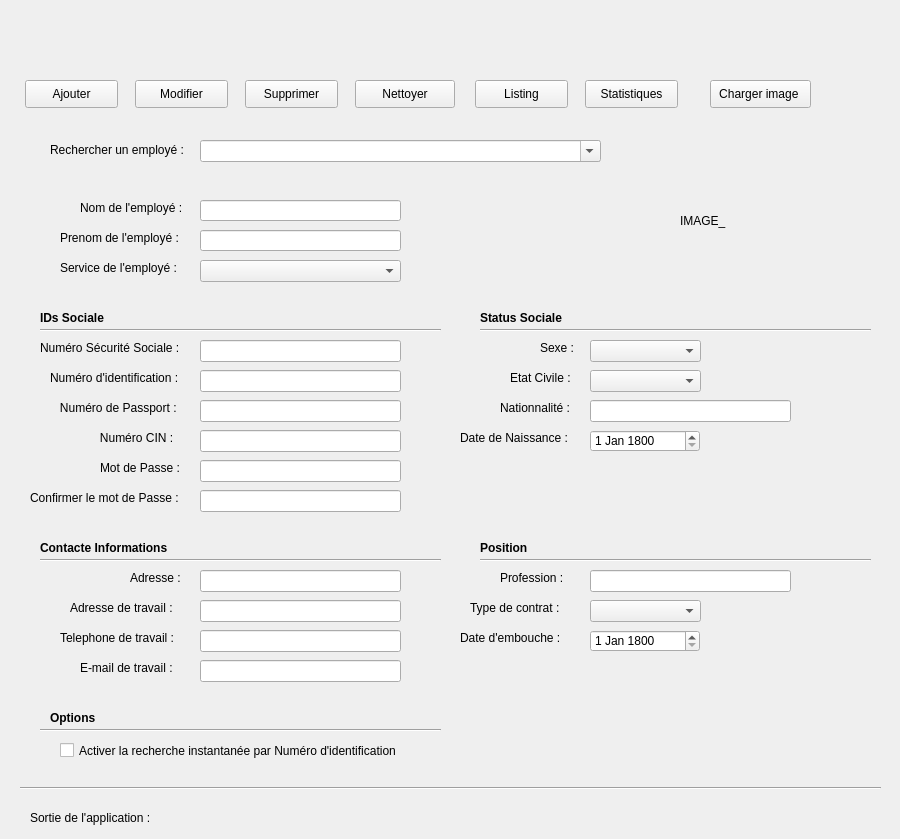
   <widget class="QWidget" name="tab">
    <property name="styleSheet">
     <string notr="true"/>
    </property>
    <attribute name="title">
     <string>Employe</string>
    </attribute>
    <widget class="QLineEdit" name="lineEdit_prenom">
     <property name="geometry">
      <rect>
       <x>200</x>
       <y>230</y>
       <width>201</width>
       <height>21</height>
      </rect>
     </property>
    </widget>
    <widget class="QLineEdit" name="lineEdit_passport">
     <property name="geometry">
      <rect>
       <x>200</x>
       <y>400</y>
       <width>201</width>
       <height>22</height>
      </rect>
     </property>
    </widget>
    <widget class="QLabel" name="label_professionControl">
     <property name="geometry">
      <rect>
       <x>800</x>
       <y>570</y>
       <width>20</width>
       <height>20</height>
      </rect>
     </property>
     <property name="text">
      <string/>
     </property>
    </widget>
    <widget class="QLineEdit" name="lineEdit_adresseTravail">
     <property name="geometry">
      <rect>
       <x>200</x>
       <y>600</y>
       <width>201</width>
       <height>22</height>
      </rect>
     </property>
    </widget>
    <widget class="QLabel" name="label_RechercherEmploye">
     <property name="geometry">
      <rect>
       <x>50</x>
       <y>140</y>
       <width>151</width>
       <height>20</height>
      </rect>
     </property>
     <property name="text">
      <string>Rechercher un employé : </string>
     </property>
    </widget>
    <widget class="QLabel" name="label_NomControl">
     <property name="geometry">
      <rect>
       <x>410</x>
       <y>200</y>
       <width>20</width>
       <height>20</height>
      </rect>
     </property>
     <property name="text">
      <string/>
     </property>
    </widget>
    <widget class="QLabel" name="label_PassportControl">
     <property name="geometry">
      <rect>
       <x>410</x>
       <y>400</y>
       <width>20</width>
       <height>20</height>
      </rect>
     </property>
     <property name="text">
      <string/>
     </property>
    </widget>
    <widget class="QLabel" name="label_nationnalite">
     <property name="geometry">
      <rect>
       <x>500</x>
       <y>400</y>
       <width>91</width>
       <height>16</height>
      </rect>
     </property>
     <property name="text">
      <string>Nationnalité : </string>
     </property>
    </widget>
    <widget class="QLineEdit" name="lineEdit_NSS">
     <property name="geometry">
      <rect>
       <x>200</x>
       <y>340</y>
       <width>201</width>
       <height>22</height>
      </rect>
     </property>
    </widget>
    <widget class="QLabel" name="label_15">
     <property name="geometry">
      <rect>
       <x>480</x>
       <y>310</y>
       <width>101</width>
       <height>16</height>
      </rect>
     </property>
     <property name="font">
      <font>
       <weight>75</weight>
       <bold>true</bold>
      </font>
     </property>
     <property name="text">
      <string>Status Sociale</string>
     </property>
    </widget>
    <widget class="QCheckBox" name="checkBox_IDSearch">
     <property name="geometry">
      <rect>
       <x>60</x>
       <y>740</y>
       <width>401</width>
       <height>21</height>
      </rect>
     </property>
     <property name="text">
      <string>Activer la recherche instantanée par Numéro d'identification</string>
     </property>
    </widget>
    <widget class="QLabel" name="label_7">
     <property name="geometry">
      <rect>
       <x>40</x>
       <y>310</y>
       <width>71</width>
       <height>16</height>
      </rect>
     </property>
     <property name="font">
      <font>
       <weight>75</weight>
       <bold>true</bold>
      </font>
     </property>
     <property name="text">
      <string>IDs Sociale</string>
     </property>
    </widget>
    <widget class="Line" name="line_6">
     <property name="geometry">
      <rect>
       <x>20</x>
       <y>780</y>
       <width>861</width>
       <height>16</height>
      </rect>
     </property>
     <property name="orientation">
      <enum>Qt::Horizontal</enum>
     </property>
    </widget>
    <widget class="QLabel" name="label_adresse">
     <property name="geometry">
      <rect>
       <x>130</x>
       <y>570</y>
       <width>71</width>
       <height>16</height>
      </rect>
     </property>
     <property name="text">
      <string>Adresse :</string>
     </property>
    </widget>
    <widget class="QLineEdit" name="lineEdit_ID">
     <property name="geometry">
      <rect>
       <x>200</x>
       <y>370</y>
       <width>201</width>
       <height>22</height>
      </rect>
     </property>
    </widget>
    <widget class="QLabel" name="label_ServiceControl">
     <property name="geometry">
      <rect>
       <x>410</x>
       <y>260</y>
       <width>20</width>
       <height>20</height>
      </rect>
     </property>
     <property name="text">
      <string/>
     </property>
    </widget>
    <widget class="QLabel" name="label_SexeControl">
     <property name="geometry">
      <rect>
       <x>710</x>
       <y>340</y>
       <width>20</width>
       <height>20</height>
      </rect>
     </property>
     <property name="text">
      <string/>
     </property>
    </widget>
    <widget class="QLineEdit" name="lineEdit_motdepasse">
     <property name="geometry">
      <rect>
       <x>200</x>
       <y>460</y>
       <width>201</width>
       <height>22</height>
      </rect>
     </property>
    </widget>
    <widget class="QLabel" name="label_etatCivil">
     <property name="geometry">
      <rect>
       <x>510</x>
       <y>370</y>
       <width>71</width>
       <height>16</height>
      </rect>
     </property>
     <property name="text">
      <string>Etat Civile :</string>
     </property>
    </widget>
    <widget class="QLabel" name="label_CIN">
     <property name="geometry">
      <rect>
       <x>50</x>
       <y>430</y>
       <width>141</width>
       <height>16</height>
      </rect>
     </property>
     <property name="text">
      <string>               Numéro CIN :</string>
     </property>
    </widget>
    <widget class="QLineEdit" name="lineEdit_adresse">
     <property name="geometry">
      <rect>
       <x>200</x>
       <y>570</y>
       <width>201</width>
       <height>22</height>
      </rect>
     </property>
    </widget>
    <widget class="QPushButton" name="pushButton_Annuler">
     <property name="geometry">
      <rect>
       <x>355</x>
       <y>80</y>
       <width>100</width>
       <height>28</height>
      </rect>
     </property>
     <property name="text">
      <string>Nettoyer</string>
     </property>
    </widget>
    <widget class="QPushButton" name="pushButton_StatistiquesEmploye">
     <property name="geometry">
      <rect>
       <x>585</x>
       <y>80</y>
       <width>93</width>
       <height>28</height>
      </rect>
     </property>
     <property name="text">
      <string>Statistiques</string>
     </property>
    </widget>
    <widget class="QDateEdit" name="dateEdit_dateEmbouche">
     <property name="geometry">
      <rect>
       <x>590</x>
       <y>630</y>
       <width>110</width>
       <height>22</height>
      </rect>
     </property>
     <property name="dateTime">
      <datetime>
       <hour>0</hour>
       <minute>0</minute>
       <second>1</second>
       <year>1800</year>
       <month>1</month>
       <day>1</day>
      </datetime>
     </property>
     <property name="date">
      <date>
       <year>1800</year>
       <month>1</month>
       <day>1</day>
      </date>
     </property>
    </widget>
    <widget class="QLabel" name="label_PrenomControl">
     <property name="geometry">
      <rect>
       <x>410</x>
       <y>230</y>
       <width>20</width>
       <height>20</height>
      </rect>
     </property>
     <property name="text">
      <string/>
     </property>
    </widget>
    <widget class="QLabel" name="label_SortieApplication">
     <property name="geometry">
      <rect>
       <x>170</x>
       <y>810</y>
       <width>611</width>
       <height>20</height>
      </rect>
     </property>
     <property name="text">
      <string/>
     </property>
    </widget>
    <widget class="QComboBox" name="comboBox_Nom">
     <property name="geometry">
      <rect>
       <x>200</x>
       <y>140</y>
       <width>401</width>
       <height>22</height>
      </rect>
     </property>
     <property name="font">
      <font>
       <kerning>false</kerning>
      </font>
     </property>
     <property name="editable">
      <bool>true</bool>
     </property>
     <property name="maxVisibleItems">
      <number>2</number>
     </property>
     <property name="frame">
      <bool>true</bool>
     </property>
    </widget>
    <widget class="QPushButton" name="pushButton_supprmier">
     <property name="geometry">
      <rect>
       <x>245</x>
       <y>80</y>
       <width>93</width>
       <height>28</height>
      </rect>
     </property>
     <property name="text">
      <string>Supprimer</string>
     </property>
    </widget>
    <widget class="QLabel" name="label_PasswordConfirmControl">
     <property name="geometry">
      <rect>
       <x>410</x>
       <y>490</y>
       <width>20</width>
       <height>20</height>
      </rect>
     </property>
     <property name="text">
      <string/>
     </property>
    </widget>
    <widget class="QLineEdit" name="lineEdit_CIN">
     <property name="geometry">
      <rect>
       <x>200</x>
       <y>430</y>
       <width>201</width>
       <height>22</height>
      </rect>
     </property>
    </widget>
    <widget class="QPushButton" name="pushButton_Save">
     <property name="geometry">
      <rect>
       <x>25</x>
       <y>80</y>
       <width>93</width>
       <height>28</height>
      </rect>
     </property>
     <property name="text">
      <string>Ajouter</string>
     </property>
    </widget>
    <widget class="QLabel" name="label_telephoneTravail">
     <property name="geometry">
      <rect>
       <x>60</x>
       <y>630</y>
       <width>131</width>
       <height>16</height>
      </rect>
     </property>
     <property name="text">
      <string>Telephone de travail :</string>
     </property>
    </widget>
    <widget class="QLabel" name="label_contrat">
     <property name="geometry">
      <rect>
       <x>470</x>
       <y>600</y>
       <width>111</width>
       <height>16</height>
      </rect>
     </property>
     <property name="text">
      <string>Type de contrat :</string>
     </property>
    </widget>
    <widget class="QLineEdit" name="lineEdit_profession">
     <property name="geometry">
      <rect>
       <x>590</x>
       <y>570</y>
       <width>201</width>
       <height>22</height>
      </rect>
     </property>
    </widget>
    <widget class="QLineEdit" name="lineEdit_nom">
     <property name="geometry">
      <rect>
       <x>200</x>
       <y>200</y>
       <width>201</width>
       <height>21</height>
      </rect>
     </property>
     <property name="text">
      <string/>
     </property>
    </widget>
    <widget class="QLabel" name="label_EtatCivilControl">
     <property name="geometry">
      <rect>
       <x>710</x>
       <y>370</y>
       <width>20</width>
       <height>20</height>
      </rect>
     </property>
     <property name="text">
      <string/>
     </property>
    </widget>
    <widget class="Line" name="line_7">
     <property name="geometry">
      <rect>
       <x>40</x>
       <y>720</y>
       <width>401</width>
       <height>20</height>
      </rect>
     </property>
     <property name="orientation">
      <enum>Qt::Horizontal</enum>
     </property>
    </widget>
    <widget class="QLabel" name="label_PasswordControl">
     <property name="geometry">
      <rect>
       <x>410</x>
       <y>460</y>
       <width>20</width>
       <height>20</height>
      </rect>
     </property>
     <property name="text">
      <string/>
     </property>
    </widget>
    <widget class="QLabel" name="label_DateNaissanceControl">
     <property name="geometry">
      <rect>
       <x>710</x>
       <y>430</y>
       <width>20</width>
       <height>20</height>
      </rect>
     </property>
     <property name="text">
      <string/>
     </property>
    </widget>
    <widget class="QLineEdit" name="lineEdit_mailTravail">
     <property name="geometry">
      <rect>
       <x>200</x>
       <y>660</y>
       <width>201</width>
       <height>22</height>
      </rect>
     </property>
    </widget>
    <widget class="QLabel" name="label_dateNaissance">
     <property name="geometry">
      <rect>
       <x>460</x>
       <y>430</y>
       <width>121</width>
       <height>16</height>
      </rect>
     </property>
     <property name="text">
      <string>Date de Naissance :</string>
     </property>
    </widget>
    <widget class="QLabel" name="label_embouche">
     <property name="geometry">
      <rect>
       <x>460</x>
       <y>630</y>
       <width>111</width>
       <height>16</height>
      </rect>
     </property>
     <property name="text">
      <string>Date d'embouche :</string>
     </property>
    </widget>
    <widget class="QLabel" name="label_mailTravail">
     <property name="geometry">
      <rect>
       <x>80</x>
       <y>660</y>
       <width>131</width>
       <height>16</height>
      </rect>
     </property>
     <property name="text">
      <string>E-mail de travail :</string>
     </property>
    </widget>
    <widget class="QLabel" name="label_passport">
     <property name="geometry">
      <rect>
       <x>50</x>
       <y>400</y>
       <width>141</width>
       <height>16</height>
      </rect>
     </property>
     <property name="text">
      <string>   Numéro de Passport :</string>
     </property>
    </widget>
    <widget class="QLabel" name="label_adresseTravail">
     <property name="geometry">
      <rect>
       <x>70</x>
       <y>600</y>
       <width>131</width>
       <height>16</height>
      </rect>
     </property>
     <property name="text">
      <string>Adresse de travail :</string>
     </property>
    </widget>
    <widget class="QLabel" name="label_ContratControl">
     <property name="geometry">
      <rect>
       <x>710</x>
       <y>600</y>
       <width>20</width>
       <height>20</height>
      </rect>
     </property>
     <property name="text">
      <string/>
     </property>
    </widget>
    <widget class="QLabel" name="label_prenom">
     <property name="geometry">
      <rect>
       <x>60</x>
       <y>230</y>
       <width>131</width>
       <height>16</height>
      </rect>
     </property>
     <property name="text">
      <string>Prenom de l'employé :</string>
     </property>
    </widget>
    <widget class="QPushButton" name="pushButton_ChargerImage">
     <property name="geometry">
      <rect>
       <x>710</x>
       <y>80</y>
       <width>101</width>
       <height>28</height>
      </rect>
     </property>
     <property name="text">
      <string>Charger image </string>
     </property>
    </widget>
    <widget class="QLineEdit" name="lineEdit_nationnalite">
     <property name="geometry">
      <rect>
       <x>590</x>
       <y>400</y>
       <width>201</width>
       <height>22</height>
      </rect>
     </property>
    </widget>
    <widget class="QLabel" name="label_NSS">
     <property name="geometry">
      <rect>
       <x>40</x>
       <y>340</y>
       <width>151</width>
       <height>16</height>
      </rect>
     </property>
     <property name="text">
      <string>Numéro Sécurité Sociale : </string>
     </property>
    </widget>
    <widget class="Line" name="line_2">
     <property name="geometry">
      <rect>
       <x>40</x>
       <y>320</y>
       <width>401</width>
       <height>20</height>
      </rect>
     </property>
     <property name="orientation">
      <enum>Qt::Horizontal</enum>
     </property>
    </widget>
    <widget class="QComboBox" name="comboBox_EtatCivil">
     <property name="geometry">
      <rect>
       <x>590</x>
       <y>370</y>
       <width>111</width>
       <height>22</height>
      </rect>
     </property>
     <property name="currentIndex">
      <number>-1</number>
     </property>
     <item>
      <property name="text">
       <string>Célibataire</string>
      </property>
     </item>
     <item>
      <property name="text">
       <string>Marié</string>
      </property>
     </item>
    </widget>
    <widget class="QDateEdit" name="dateEdit_dateNaissance">
     <property name="geometry">
      <rect>
       <x>590</x>
       <y>430</y>
       <width>110</width>
       <height>22</height>
      </rect>
     </property>
     <property name="date">
      <date>
       <year>1800</year>
       <month>1</month>
       <day>1</day>
      </date>
     </property>
    </widget>
    <widget class="QLabel" name="label_24">
     <property name="geometry">
      <rect>
       <x>480</x>
       <y>540</y>
       <width>151</width>
       <height>16</height>
      </rect>
     </property>
     <property name="font">
      <font>
       <weight>75</weight>
       <bold>true</bold>
      </font>
     </property>
     <property name="text">
      <string>Position</string>
     </property>
    </widget>
    <widget class="QComboBox" name="comboBox_sexe">
     <property name="geometry">
      <rect>
       <x>590</x>
       <y>340</y>
       <width>111</width>
       <height>22</height>
      </rect>
     </property>
     <property name="currentIndex">
      <number>-1</number>
     </property>
     <item>
      <property name="text">
       <string>Homme</string>
      </property>
     </item>
     <item>
      <property name="text">
       <string>Femme</string>
      </property>
     </item>
    </widget>
    <widget class="QLabel" name="label_profession">
     <property name="geometry">
      <rect>
       <x>500</x>
       <y>570</y>
       <width>71</width>
       <height>16</height>
      </rect>
     </property>
     <property name="text">
      <string>Profession :</string>
     </property>
    </widget>
    <widget class="QLabel" name="label">
     <property name="geometry">
      <rect>
       <x>80</x>
       <y>200</y>
       <width>121</width>
       <height>16</height>
      </rect>
     </property>
     <property name="text">
      <string>Nom de l'employé :</string>
     </property>
    </widget>
    <widget class="QLabel" name="label_ID">
     <property name="geometry">
      <rect>
       <x>50</x>
       <y>370</y>
       <width>141</width>
       <height>16</height>
      </rect>
     </property>
     <property name="text">
      <string>Numéro d'identification :</string>
     </property>
    </widget>
    <widget class="QLabel" name="label_sexe">
     <property name="geometry">
      <rect>
       <x>540</x>
       <y>340</y>
       <width>51</width>
       <height>16</height>
      </rect>
     </property>
     <property name="text">
      <string>Sexe : </string>
     </property>
    </widget>
    <widget class="QLabel" name="label_IDControl">
     <property name="geometry">
      <rect>
       <x>410</x>
       <y>370</y>
       <width>20</width>
       <height>20</height>
      </rect>
     </property>
     <property name="text">
      <string/>
     </property>
    </widget>
    <widget class="QLabel" name="label_motdepasse">
     <property name="geometry">
      <rect>
       <x>100</x>
       <y>460</y>
       <width>91</width>
       <height>16</height>
      </rect>
     </property>
     <property name="text">
      <string>Mot de Passe : </string>
     </property>
    </widget>
    <widget class="QLabel" name="label_AdresseTravailControl">
     <property name="geometry">
      <rect>
       <x>410</x>
       <y>600</y>
       <width>20</width>
       <height>20</height>
      </rect>
     </property>
     <property name="text">
      <string/>
     </property>
    </widget>
    <widget class="QLabel" name="label_20">
     <property name="geometry">
      <rect>
       <x>40</x>
       <y>540</y>
       <width>151</width>
       <height>16</height>
      </rect>
     </property>
     <property name="font">
      <font>
       <weight>75</weight>
       <bold>true</bold>
      </font>
     </property>
     <property name="text">
      <string>Contacte Informations</string>
     </property>
    </widget>
    <widget class="QLabel" name="label_image">
     <property name="geometry">
      <rect>
       <x>680</x>
       <y>140</y>
       <width>161</width>
       <height>161</height>
      </rect>
     </property>
     <property name="text">
      <string>IMAGE_</string>
     </property>
    </widget>
    <widget class="QLabel" name="label_service">
     <property name="geometry">
      <rect>
       <x>60</x>
       <y>260</y>
       <width>141</width>
       <height>16</height>
      </rect>
     </property>
     <property name="text">
      <string>Service de l'employé : </string>
     </property>
    </widget>
    <widget class="QLabel" name="label_SortieApplicationMessage">
     <property name="geometry">
      <rect>
       <x>30</x>
       <y>810</y>
       <width>141</width>
       <height>16</height>
      </rect>
     </property>
     <property name="text">
      <string>Sortie de l'application :</string>
     </property>
    </widget>
    <widget class="QComboBox" name="comboBox_contrat">
     <property name="geometry">
      <rect>
       <x>590</x>
       <y>600</y>
       <width>111</width>
       <height>22</height>
      </rect>
     </property>
     <property name="currentIndex">
      <number>-1</number>
     </property>
     <item>
      <property name="text">
       <string>Annuel</string>
      </property>
     </item>
     <item>
      <property name="text">
       <string>Payer A l'acte</string>
      </property>
     </item>
    </widget>
    <widget class="QLabel" name="label_TelephoneTravailControl">
     <property name="geometry">
      <rect>
       <x>410</x>
       <y>630</y>
       <width>20</width>
       <height>20</height>
      </rect>
     </property>
     <property name="text">
      <string/>
     </property>
    </widget>
    <widget class="QLabel" name="label_confirmermotdepasse">
     <property name="geometry">
      <rect>
       <x>30</x>
       <y>490</y>
       <width>171</width>
       <height>16</height>
      </rect>
     </property>
     <property name="text">
      <string>Confirmer le mot de Passe :</string>
     </property>
    </widget>
    <widget class="QLineEdit" name="lineEdit_telephoneTravail">
     <property name="geometry">
      <rect>
       <x>200</x>
       <y>630</y>
       <width>201</width>
       <height>22</height>
      </rect>
     </property>
    </widget>
    <widget class="Line" name="line_3">
     <property name="geometry">
      <rect>
       <x>480</x>
       <y>320</y>
       <width>391</width>
       <height>20</height>
      </rect>
     </property>
     <property name="orientation">
      <enum>Qt::Horizontal</enum>
     </property>
    </widget>
    <widget class="QLabel" name="label_NationnaliteControl">
     <property name="geometry">
      <rect>
       <x>800</x>
       <y>400</y>
       <width>20</width>
       <height>20</height>
      </rect>
     </property>
     <property name="text">
      <string/>
     </property>
    </widget>
    <widget class="QLabel" name="label_mailControl">
     <property name="geometry">
      <rect>
       <x>410</x>
       <y>660</y>
       <width>20</width>
       <height>20</height>
      </rect>
     </property>
     <property name="text">
      <string/>
     </property>
    </widget>
    <widget class="QLabel" name="label_NssControl">
     <property name="geometry">
      <rect>
       <x>410</x>
       <y>340</y>
       <width>20</width>
       <height>20</height>
      </rect>
     </property>
     <property name="text">
      <string/>
     </property>
    </widget>
    <widget class="QLabel" name="label_CinControl">
     <property name="geometry">
      <rect>
       <x>410</x>
       <y>430</y>
       <width>20</width>
       <height>20</height>
      </rect>
     </property>
     <property name="text">
      <string/>
     </property>
    </widget>
    <widget class="QLineEdit" name="lineEdit_confirmermotdepasse">
     <property name="geometry">
      <rect>
       <x>200</x>
       <y>490</y>
       <width>201</width>
       <height>22</height>
      </rect>
     </property>
    </widget>
    <widget class="QLabel" name="label_AdresseControl">
     <property name="geometry">
      <rect>
       <x>410</x>
       <y>570</y>
       <width>20</width>
       <height>20</height>
      </rect>
     </property>
     <property name="text">
      <string/>
     </property>
    </widget>
    <widget class="QLabel" name="label_25">
     <property name="geometry">
      <rect>
       <x>50</x>
       <y>710</y>
       <width>151</width>
       <height>16</height>
      </rect>
     </property>
     <property name="font">
      <font>
       <weight>75</weight>
       <bold>true</bold>
      </font>
     </property>
     <property name="text">
      <string>Options</string>
     </property>
    </widget>
    <widget class="Line" name="line_5">
     <property name="geometry">
      <rect>
       <x>480</x>
       <y>550</y>
       <width>391</width>
       <height>20</height>
      </rect>
     </property>
     <property name="orientation">
      <enum>Qt::Horizontal</enum>
     </property>
    </widget>
    <widget class="QComboBox" name="comboBox_service">
     <property name="geometry">
      <rect>
       <x>200</x>
       <y>260</y>
       <width>201</width>
       <height>22</height>
      </rect>
     </property>
     <property name="currentIndex">
      <number>-1</number>
     </property>
     <item>
      <property name="text">
       <string>Radiologie/IRM</string>
      </property>
     </item>
     <item>
      <property name="text">
       <string>Cardiologie</string>
      </property>
     </item>
     <item>
      <property name="text">
       <string>finacière</string>
      </property>
     </item>
    </widget>
    <widget class="Line" name="line_4">
     <property name="geometry">
      <rect>
       <x>40</x>
       <y>550</y>
       <width>401</width>
       <height>20</height>
      </rect>
     </property>
     <property name="orientation">
      <enum>Qt::Horizontal</enum>
     </property>
    </widget>
    <widget class="QPushButton" name="pushButton_Edit">
     <property name="geometry">
      <rect>
       <x>135</x>
       <y>80</y>
       <width>93</width>
       <height>28</height>
      </rect>
     </property>
     <property name="text">
      <string>Modifier</string>
     </property>
    </widget>
    <widget class="QLabel" name="label_DateEmbouchementControl">
     <property name="geometry">
      <rect>
       <x>710</x>
       <y>630</y>
       <width>20</width>
       <height>20</height>
      </rect>
     </property>
     <property name="text">
      <string/>
     </property>
    </widget>
    <widget class="QPushButton" name="pushButton_ListingEmploye">
     <property name="geometry">
      <rect>
       <x>475</x>
       <y>80</y>
       <width>93</width>
       <height>28</height>
      </rect>
     </property>
     <property name="text">
      <string>Listing</string>
     </property>
    </widget>
    <widget class="QLabel" name="label_102">
     <property name="geometry">
      <rect>
       <x>0</x>
       <y>0</y>
       <width>891</width>
       <height>71</height>
      </rect>
     </property>
     <property name="text">
      <string/>
     </property>
     <property name="pixmap">
      <pixmap>graphique.jpg</pixmap>
     </property>
    </widget>
    <zorder>label_102</zorder>
    <zorder>lineEdit_prenom</zorder>
    <zorder>lineEdit_passport</zorder>
    <zorder>label_professionControl</zorder>
    <zorder>lineEdit_adresseTravail</zorder>
    <zorder>label_RechercherEmploye</zorder>
    <zorder>label_NomControl</zorder>
    <zorder>label_PassportControl</zorder>
    <zorder>label_nationnalite</zorder>
    <zorder>lineEdit_NSS</zorder>
    <zorder>label_15</zorder>
    <zorder>checkBox_IDSearch</zorder>
    <zorder>label_7</zorder>
    <zorder>line_6</zorder>
    <zorder>label_adresse</zorder>
    <zorder>lineEdit_ID</zorder>
    <zorder>label_ServiceControl</zorder>
    <zorder>label_SexeControl</zorder>
    <zorder>lineEdit_motdepasse</zorder>
    <zorder>label_etatCivil</zorder>
    <zorder>label_CIN</zorder>
    <zorder>lineEdit_adresse</zorder>
    <zorder>pushButton_Annuler</zorder>
    <zorder>pushButton_StatistiquesEmploye</zorder>
    <zorder>dateEdit_dateEmbouche</zorder>
    <zorder>label_PrenomControl</zorder>
    <zorder>label_SortieApplication</zorder>
    <zorder>comboBox_Nom</zorder>
    <zorder>pushButton_supprmier</zorder>
    <zorder>label_PasswordConfirmControl</zorder>
    <zorder>lineEdit_CIN</zorder>
    <zorder>pushButton_Save</zorder>
    <zorder>label_telephoneTravail</zorder>
    <zorder>label_contrat</zorder>
    <zorder>lineEdit_profession</zorder>
    <zorder>lineEdit_nom</zorder>
    <zorder>label_EtatCivilControl</zorder>
    <zorder>line_7</zorder>
    <zorder>label_PasswordControl</zorder>
    <zorder>label_DateNaissanceControl</zorder>
    <zorder>lineEdit_mailTravail</zorder>
    <zorder>label_dateNaissance</zorder>
    <zorder>label_embouche</zorder>
    <zorder>label_mailTravail</zorder>
    <zorder>label_passport</zorder>
    <zorder>label_adresseTravail</zorder>
    <zorder>label_ContratControl</zorder>
    <zorder>label_prenom</zorder>
    <zorder>pushButton_ChargerImage</zorder>
    <zorder>lineEdit_nationnalite</zorder>
    <zorder>label_NSS</zorder>
    <zorder>line_2</zorder>
    <zorder>comboBox_EtatCivil</zorder>
    <zorder>dateEdit_dateNaissance</zorder>
    <zorder>label_24</zorder>
    <zorder>comboBox_sexe</zorder>
    <zorder>label_profession</zorder>
    <zorder>label</zorder>
    <zorder>label_ID</zorder>
    <zorder>label_sexe</zorder>
    <zorder>label_IDControl</zorder>
    <zorder>label_motdepasse</zorder>
    <zorder>label_AdresseTravailControl</zorder>
    <zorder>label_20</zorder>
    <zorder>label_image</zorder>
    <zorder>label_service</zorder>
    <zorder>label_SortieApplicationMessage</zorder>
    <zorder>comboBox_contrat</zorder>
    <zorder>label_TelephoneTravailControl</zorder>
    <zorder>label_confirmermotdepasse</zorder>
    <zorder>lineEdit_telephoneTravail</zorder>
    <zorder>line_3</zorder>
    <zorder>label_NationnaliteControl</zorder>
    <zorder>label_mailControl</zorder>
    <zorder>label_NssControl</zorder>
    <zorder>label_CinControl</zorder>
    <zorder>lineEdit_confirmermotdepasse</zorder>
    <zorder>label_AdresseControl</zorder>
    <zorder>label_25</zorder>
    <zorder>line_5</zorder>
    <zorder>comboBox_service</zorder>
    <zorder>line_4</zorder>
    <zorder>pushButton_Edit</zorder>
    <zorder>label_DateEmbouchementControl</zorder>
    <zorder>pushButton_ListingEmploye</zorder>
   </widget>
